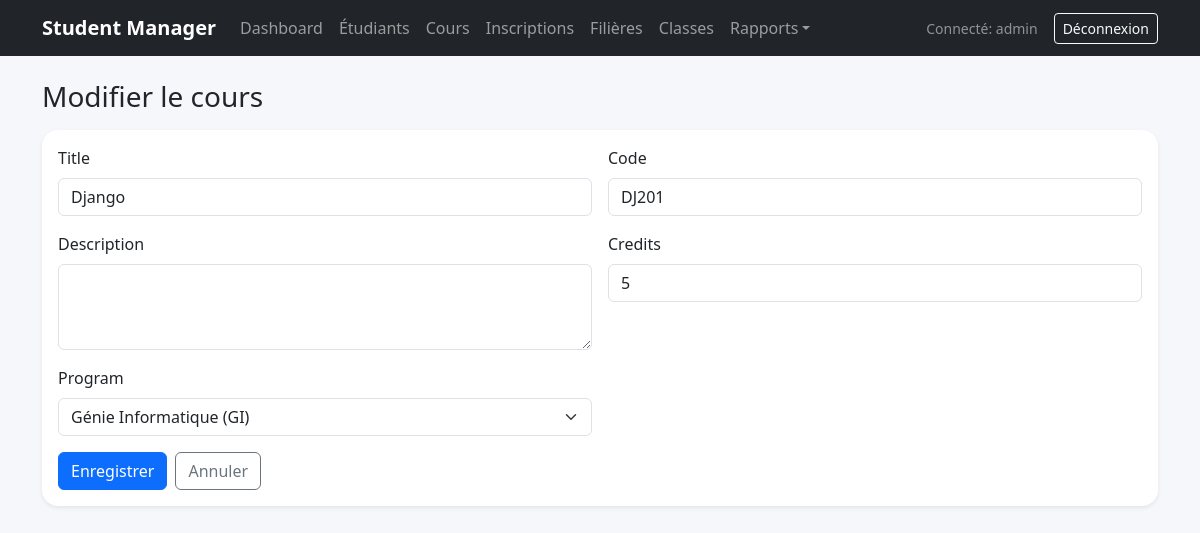
/courses/2/edit/ (signed in), run on the app's committed database.
### academics/models.py (models this page shows, shortened)
class Course(models.Model):
    title = models.CharField(max_length=150)
    code = models.CharField(max_length=20, unique=True)
    description = models.TextField(blank=True)
    credits = models.PositiveSmallIntegerField(default=1)
    program = models.ForeignKey(Program, on_delete=models.CASCADE, related_name='courses')
    class Meta:
        ordering = ['title']
        verbose_name = 'Cours'
        verbose_name_plural = 'Cours'

### academics/views.py (the view)
# urls.py: path('courses/<int:pk>/edit/', views.CourseUpdateView.as_view(), name='course_edit'),
class CourseUpdateView(LoginRequiredMixin, PermissionRequiredMixin, SuccessMessageMixin, UpdateView):
    model = Course
    form_class = CourseForm
    permission_required = 'academics.change_course'
    template_name = 'academics/course_form.html'
    success_message = 'Cours modifié avec succès.'

### academics/forms.py
class CourseForm(forms.ModelForm):
    class Meta:
        model = Course
        fields = ['title', 'code', 'description', 'credits', 'program']
        widgets = {'description': forms.Textarea(attrs={'rows': 3})}

### academics/models.py (called while the page is built)
    def __str__(self):
        return f"{self.name} ({self.code})"

### templates/academics/course_form.html (shortened to what this page needs)
{% extends 'base.html' %}
{% block content %}
<h1 class="h3 mb-3">{% if view.object %}Modifier le cours{% else %}Nouveau cours{% endif %}</h1>
<div class="card shadow-sm"><div class="card-body">
    <form method="post">
        {% include 'academics/partials/form_fields.html' %}
        <div class="mt-3 d-flex gap-2">
            <button class="btn btn-primary" type="submit">Enregistrer</button>
            <a class="btn btn-outline-secondary" href="{% url 'course_list' %}">Annuler</a>
        </div>
    </form>
</div></div>
{% endblock %}

### templates/base.html (shortened to what this page needs)
{% load static %}
<!DOCTYPE html>
<html lang="fr">
<head>
    <link href="https://cdn.jsdelivr.net/npm/bootstrap@5.3.3/dist/css/bootstrap.min.css" rel="stylesheet">
    <link rel="stylesheet" href="{% static 'css/app.css' %}">
</head>
<body>
    <nav class="navbar navbar-expand-lg navbar-dark bg-dark mb-4">
        <div class="container">
            <a class="navbar-brand" href="{% url 'dashboard' %}">Student Manager</a>
            {% if user.is_authenticated %}
            <div class="collapse navbar-collapse" id="mainNav">
                <ul class="navbar-nav me-auto mb-2 mb-lg-0">
                    <li class="nav-item"><a class="nav-link" href="{% url 'dashboard' %}">Dashboard</a></li>
                    <li class="nav-item"><a class="nav-link" href="{% url 'student_list' %}">Étudiants</a></li>
                    <li class="nav-item"><a class="nav-link" href="{% url 'course_list' %}">Cours</a></li>
                    <li class="nav-item"><a class="nav-link" href="{% url 'enrollment_list' %}">Inscriptions</a></li>
                    <li class="nav-item"><a class="nav-link" href="{% url 'program_list' %}">Filières</a></li>
                    <li class="nav-item"><a class="nav-link" href="{% url 'classroom_list' %}">Classes</a></li>
                    <li class="nav-item dropdown">
                        <a class="nav-link dropdown-toggle" href="#" role="button" data-bs-toggle="dropdown">Rapports</a>
                    </li>
                </ul>
                <div class="d-flex align-items-center gap-3">
                    <span class="text-white-50 small">Connecté: {{ user.username }}</span>
                    <form method="post" action="{% url 'logout' %}">
                        <button class="btn btn-outline-light btn-sm" type="submit">Déconnexion</button>
                    </form>
                </div>
            </div>
            {% endif %}
        </div>
    </nav>
    <main class="container pb-5">
        {% block content %}{% endblock %}
    </main>
</body>
</html>

### templates/academics/partials/form_fields.html (shortened to what this page needs)
<div class="row g-3">
    {% for field in form %}
        <div class="col-md-6">
            <label class="form-label" for="{{ field.id_for_label }}">{{ field.label }}</label>
            {{ field }}
        </div>
    {% endfor %}
</div>

### static/css/app.css (style rules this page uses)
body { background-color: #f5f7fb; }
.card { border: 0; border-radius: 1rem; }
.navbar-brand { font-weight: 700; }

### data on the page
Course: form "Django" "DJ201" "5" "Génie Informatique (GI)"

### other printed values
{{ user.username }} "admin"
{{ field.label }} "Title" "Code" "Description" "Credits" "Program"
